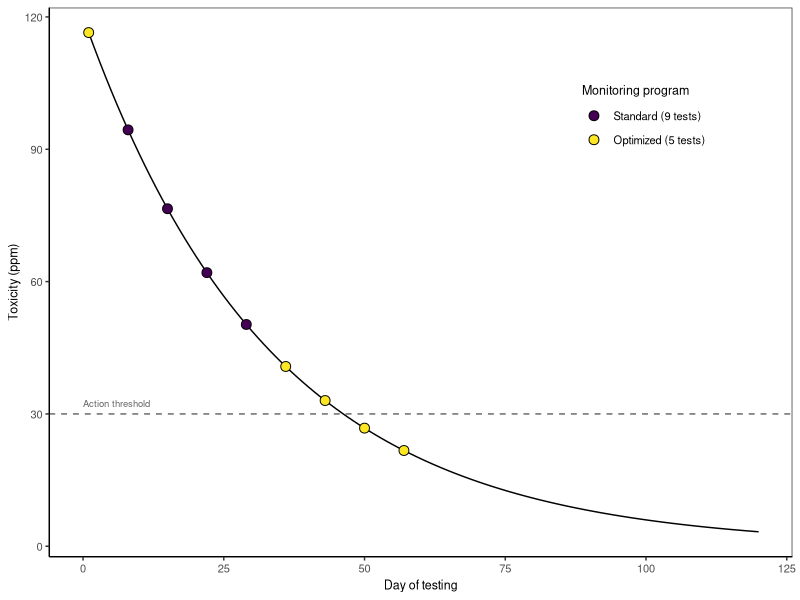

Here is the R script that generated this plot: (Note: this script raises an error after producing the figure.)

# Clear workspace
rm(list = ls())

# Setup
################################################################################

# Packages
library(tidyverse)

# Directories
indir <- "data/raw"
outdir <- "data/processed"
plotdir <- "figures"


# Build data
################################################################################

# Decay params
n0 <- 120
k <- -0.03

# Timeline
days <- 1:120
toxs <- n0*exp(k*days)
data <- tibble(day=days,
               toxicity=toxs)

# Sampling scheme
samp <- data %>% 
  slice(seq(1, nrow(data), 7)) %>% 
  # Remove ones after two clean tests
  filter(day<=60) %>% 
  # Mark 
  mutate(program=ifelse(day %in% c(1, 36, 43, 50, 57), "Optimized (5 tests)", "Standard (9 tests)"),
         program=factor(program, levels=c("Standard (9 tests)", "Optimized (5 tests)")))

# Plot data
################################################################################

# Theme
my_theme <-  theme(axis.text=element_text(size=8),
                   axis.title=element_text(size=9),
                   legend.text=element_text(size=8),
                   legend.title=element_text(size=9),
                   strip.text=element_text(size=8),
                   plot.title=element_text(size=9),
                   # Gridlines
                   panel.grid.major = element_blank(), 
                   panel.grid.minor = element_blank(),
                   panel.background = element_blank(), 
                   axis.line = element_line(colour = "black"),
                   # Legend
                   legend.key = element_rect(fill = NA, color=NA),
                   legend.background = element_rect(fill=alpha('blue', 0)))

# Plot
g <- ggplot(data, aes(x=day, y=toxicity)) +
  # Reference line
  geom_hline(yintercept=30, linetype="dashed", color="grey40") +
  annotate(geom="text", x=0, y=30, label="Action threshold", 
           color="grey40", hjust=0, vjust=-1, size=2.4) +
  # Data
  geom_line() +
  geom_point(data=samp, mapping=aes(fill=program), pch=21, size=3) +
  # Labels
  labs(x="Day of testing", y="Toxicity (ppm)") +
  # Legend
  scale_fill_ordinal(name="Monitoring program") +
  # Theme
  theme_bw() + my_theme +
  theme(legend.position = c(0.8, 0.8))
g

# Export
ggsave(g, filename=file.path(plotdir, "FigX_dep_traj_example.png"), 
       width=4.5, height=3, units="in", dpi=600)

